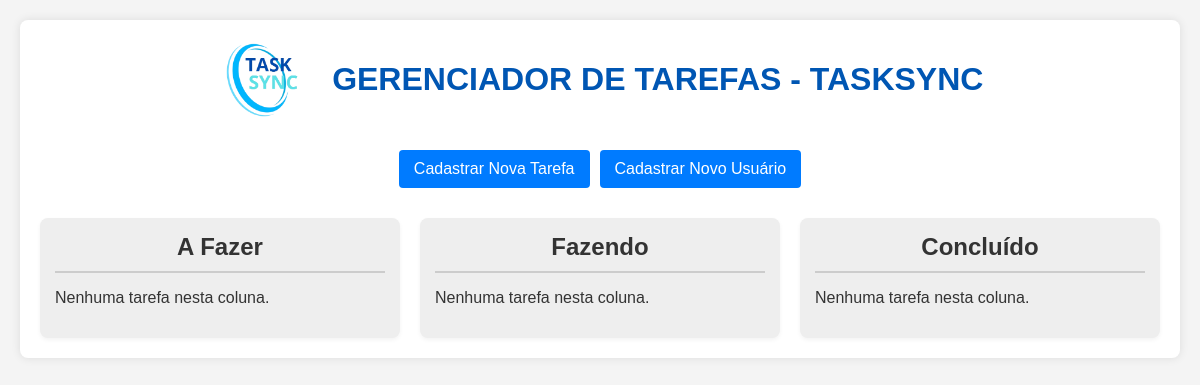
Before: / with the older database file.
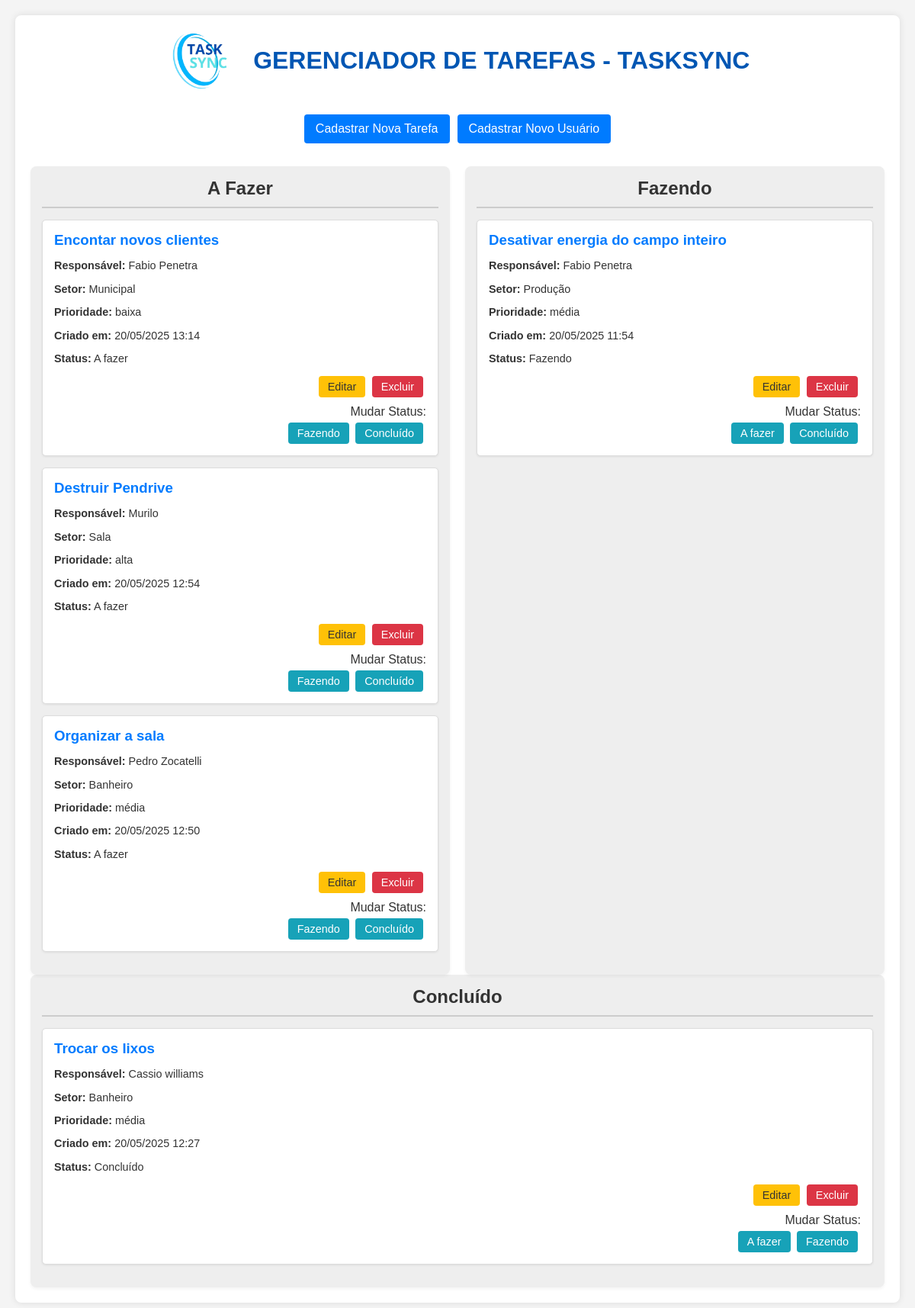
After: the same page with the newer database file.
### tables this page shows
CREATE TABLE `tasks` (
  `id` int(11) NOT NULL,
  `user_id` int(11) NOT NULL,
  `description` text NOT NULL,
  `sector` varchar(255) NOT NULL,
  `priority` enum('baixa','média','alta') NOT NULL,
  `status` enum('a fazer','fazendo','concluído') DEFAULT 'a fazer',
  `created_at` timestamp NOT NULL DEFAULT current_timestamp()
);

CREATE TABLE `users` (
  `id` int(11) NOT NULL,
  `name` varchar(255) NOT NULL
);

### index.php (the view, shortened to what this page needs)
<?php
require_once 'config.php';
function getTasks($conn) {
    $sql = "SELECT t.*, u.name as user_name FROM tasks t JOIN users u ON t.user_id = u.id ORDER BY t.created_at DESC";
    $result = $conn->query($sql);
    $tasks = [];
    if ($result && $result->num_rows > 0) {
        while($row = $result->fetch_assoc()) {
            $tasks[] = $row;
        }
    }
    return $tasks;
}
$all_tasks = getTasks($conn);
$tasks_by_status = [
    'a fazer' => [],
    'fazendo' => [],
    'concluído' => []
];
foreach ($all_tasks as $task) {
    if (isset($tasks_by_status[$task['status']])) {
        $tasks_by_status[$task['status']][] = $task;
    }
}
?>
<!DOCTYPE html>
<html lang="pt-BR">
<head>
    <link rel="stylesheet" href="style.css">
</head>
<body>
    <div class="container">
        <div class="header-content">
            <img src="./Imagens/TaskSyncLogo.png" alt="TaskSync Logo" class="logo">
            <h1>GERENCIADOR DE TAREFAS - TASKSYNC</h1>
        </div>
        <div class="page-actions">
            <a href="add_task_page.php" class="button">Cadastrar Nova Tarefa</a>
            <a href="add_user_page.php" class="button">Cadastrar Novo Usuário</a>
        </div>
        <div class="task-board">
            <div class="status-column">
                <h2>A Fazer</h2>
                <?php if (empty($tasks_by_status['a fazer'])): ?>
                    <p>Nenhuma tarefa nesta coluna.</p>
                <?php else: ?>
                    <?php foreach ($tasks_by_status['a fazer'] as $task): ?>
                        <div class="task-card">
                            <h3><?php echo htmlspecialchars($task['description']); ?></h3>
                            <p><strong>Responsável:</strong> <?php echo htmlspecialchars($task['user_name']); ?></p>
                            <p><strong>Setor:</strong> <?php echo htmlspecialchars($task['sector']); ?></p>
                            <p><strong>Prioridade:</strong> <?php echo htmlspecialchars($task['priority']); ?></p>
                            <p><strong>Criado em:</strong> <?php echo date('d/m/Y H:i', strtotime($task['created_at'])); ?></p>
                            <p><strong>Status:</strong> <?php echo htmlspecialchars(ucfirst($task['status'])); ?></p>
                            <div class="task-actions">
    <button class="btn edit" onclick="window.location.href='edit_task.php?id=<?php echo $task['id']; ?>'"> Editar</button>
    <button class="btn delete" onclick="confirmDelete(<?php echo $task['id']; ?>)"> Excluir</button>
    <div class="status-change-options" style="margin-top: 10px;">
        <span> Mudar Status:</span><br>
        <?php
        $possible_statuses = ['a fazer', 'fazendo', 'concluído'];
        foreach ($possible_statuses as $status_option) {
            if ($task['status'] !== $status_option) {
                echo "<button class='btn status' onclick=\"confirmStatusChange({$task['id']}, '" . $status_option . "')\">" . ucfirst($status_option) . "</button> ";
            }
        }
        ?>
    </div>
</div>
                        </div>
                    <?php endforeach; ?>
                <?php endif; ?>
            </div>
            <div class="status-column">
                <h2>Fazendo</h2>
                 <?php if (empty($tasks_by_status['fazendo'])): ?>
                    <p>Nenhuma tarefa nesta coluna.</p>
                <?php else: ?>
                    <?php foreach ($tasks_by_status['fazendo'] as $task): ?>
                        <div class="task-card">
                            <h3><?php echo htmlspecialchars($task['description']); ?></h3>
                            <p><strong>Responsável:</strong> <?php echo htmlspecialchars($task['user_name']); ?></p>
                            <p><strong>Setor:</strong> <?php echo htmlspecialchars($task['sector']); ?></p>
                            <p><strong>Prioridade:</strong> <?php echo htmlspecialchars($task['priority']); ?></p>
                            <p><strong>Criado em:</strong> <?php echo date('d/m/Y H:i', strtotime($task['created_at'])); ?></p>
                            <p><strong>Status:</strong> <?php echo htmlspecialchars(ucfirst($task['status'])); ?></p>
                             <div class="task-actions">
    <button class="btn edit" onclick="window.location.href='edit_task.php?id=<?php echo $task['id']; ?>'">Editar</button>
    <button class="btn delete" onclick="confirmDelete(<?php echo $task['id']; ?>)"> Excluir</button>
    <div class="status-change-options" style="margin-top: 10px;">
        <span> Mudar Status:</span><br>
        <?php
        $possible_statuses = ['a fazer', 'fazendo', 'concluído'];
        foreach ($possible_statuses as $status_option) {
            if ($task['status'] !== $status_option) {
                echo "<button class='btn status' onclick=\"confirmStatusChange({$task['id']}, '" . $status_option . "')\">" . ucfirst($status_option) . "</button> ";
            }
        }
        ?>
    </div>
</div>
                            </div>
                        </div>
                    <?php endforeach; ?>
                <?php endif; ?>
            </div>
            <div class="status-column">
                <h2>Concluído</h2>
                 <?php if (empty($tasks_by_status['concluído'])): ?>
                    <p>Nenhuma tarefa nesta coluna.</p>
                <?php else: ?>
                    <?php foreach ($tasks_by_status['concluído'] as $task): ?>
                        <div class="task-card">
                            <h3><?php echo htmlspecialchars($task['description']); ?></h3>
                            <p><strong>Responsável:</strong> <?php echo htmlspecialchars($task['user_name']); ?></p>
                            <p><strong>Setor:</strong> <?php echo htmlspecialchars($task['sector']); ?></p>
                            <p><strong>Prioridade:</strong> <?php echo htmlspecialchars($task['priority']); ?></p>
                            <p><strong>Criado em:</strong> <?php echo date('d/m/Y H:i', strtotime($task['created_at'])); ?></p>
                            <p><strong>Status:</strong> <?php echo htmlspecialchars(ucfirst($task['status'])); ?></p>
                             <div class="task-actions">
    <button class="btn edit" onclick="window.location.href='edit_task.php?id=<?php echo $task['id']; ?>'">Editar</button>
    <button class="btn delete" onclick="confirmDelete(<?php echo $task['id']; ?>)">Excluir</button>
    <div class="status-change-options" style="margin-top: 10px;">
        <span> Mudar Status:</span><br>
        <?php
        $possible_statuses = ['a fazer', 'fazendo', 'concluído'];
        foreach ($possible_statuses as $status_option) {
            if ($task['status'] !== $status_option) {
                echo "<button class='btn status' onclick=\"confirmStatusChange({$task['id']}, '" . $status_option . "')\">" . ucfirst($status_option) . "</button> ";
            }
        }
        ?>
    </div>
</div>
                            </div>
                        </div>
                    <?php endforeach; ?>
                <?php endif; ?>
            </div>
        </div>
    </div>
</body>
</html>

### style.css (style rules this page uses)
body { font-family: sans-serif; margin: 0; padding: 20px; background-color: #f4f4f4; color: #333; }
.container { max-width: 1200px; margin: 0 auto; background-color: #fff; padding: 20px; box-shadow: 0 0 10px rgba(0, 0, 0, 0.1); border-radius: 8px; }
.header-content { display: flex; align-items: center; justify-content: center; margin-bottom: 30px; flex-wrap: wrap; text-align: center; }
.logo { max-height: 80px; margin-right: 25px; }
h1 { text-align: center; color: #0056b3; margin-top: 0; margin-bottom: 0; }
.page-actions { display: flex; flex-wrap: wrap; gap: 10px; justify-content: center; margin-bottom: 20px; }
.button { display: inline-block; background-color: #007bff; color: white !important; padding: 10px 15px; text-decoration: none; border-radius: 4px; text-align: center; transition: background-color 0.3s ease; }
.task-board { display: flex; gap: 20px; margin-top: 30px; flex-wrap: wrap; }
.status-column { flex: 1; min-width: 280px; background-color: #eee; padding: 15px; border-radius: 8px; box-shadow: 0 2px 4px rgba(0, 0, 0, 0.05); }
.status-column h2 { text-align: center; margin-top: 0; color: #333; border-bottom: 2px solid #ccc; padding-bottom: 10px; margin-bottom: 15px; }
.task-card { background-color: #fff; border: 1px solid #ddd; border-radius: 5px; padding: 15px; margin-bottom: 15px; box-shadow: 0 1px 3px rgba(0, 0, 0, 0.08); }
.task-card h3 { margin-top: 0; margin-bottom: 10px; color: #007bff; }
.task-card p { margin-bottom: 5px; font-size: 0.9em; }
.task-actions { margin-top: 10px; text-align: right; }
.task-actions .btn { padding: 6px 12px; margin: 5px 4px 0 0; border: none; border-radius: 4px; cursor: pointer; font-size: 0.9em; transition: background 0.3s ease; }
.task-actions .btn.edit { background-color: #ffc107; color: #333; }
.task-actions .btn.delete { background-color: #dc3545; color: #fff; }
.task-actions .btn.status { background-color: #17a2b8; color: #fff; }

Changed rows visible on the page:
added tasks: description "Encontar novos clientes", user.name "Fabio Penetra", sector "Municipal", priority "baixa", created_at "20/05/2025 13:14", status "A fazer", status_option "Fazendo", status_option "Concluído", shown under "A Fazer"
added tasks: description "Destruir Pendrive", user.name "Murilo", sector "Sala", priority "alta", created_at "20/05/2025 12:54", status "A fazer", status_option "Fazendo", status_option "Concluído", shown under "A Fazer"
added tasks: description "Organizar a sala", user.name "Pedro Zocatelli", sector "Banheiro", priority "média", created_at "20/05/2025 12:50", status "A fazer", status_option "Fazendo", status_option "Concluído", shown under "A Fazer"
added tasks: description "Desativar energia do campo inteiro", user.name "Fabio Penetra", sector "Produção", priority "média", created_at "20/05/2025 11:54", status "Fazendo", status_option "A fazer", status_option "Concluído"
added tasks: description "Trocar os lixos", user.name "Cassio williams", sector "Banheiro", priority "média", created_at "20/05/2025 12:27", status "Concluído", status_option "A fazer", status_option "Fazendo"
Other visible differences:
text no longer shown: "Nenhuma tarefa nesta coluna. Nenhuma tarefa nesta coluna. Nenhuma tarefa nesta coluna."
